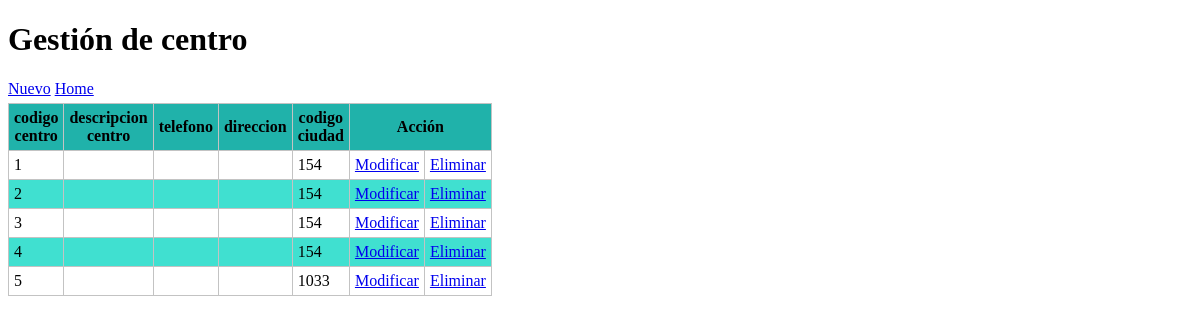
The app's page /centro/index.php with its own data.
### tables this page shows
CREATE TABLE IF NOT EXISTS `centro` (
  `cod_centro` varchar(20) NOT NULL,
  `des_centro` varchar(30) NOT NULL,
  `tel_centro` varchar(30) NOT NULL,
  `dir_centro` varchar(30) NOT NULL,
  `cod_ciudad` varchar(30) NOT NULL,
  PRIMARY KEY (`cod_centro`),
  KEY `cod_ciudad` (`cod_ciudad`)
);

### centro/view/viewClass.php (called while the page is built, shortened)
<?php
class viewCLass {
    static public function renderHTML($view, $args = NULL) {
        include_once 'template/' . $view;
    }
}
?>

### librerias/conexion.php (called while the page is built, shortened)
<?php
class conexion {
    static private $host = 'localhost';
    static private $dbname = 'trabajo',
            $user = 'root',
            $password = '',
            $driver = 'mysql',
            $instance = null;
    static public function getInstance() {
        return self::$instance;
    }
    static private function connect() {
        try {
            $dsn = self::$driver
                    . ':host=' . self::$host
                    . ';dbname=' . self::$dbname;
            self::$instance = new PDO($dsn, self::$user);
            return true;
        } catch (PDOException $e) {
            echo $e->getmessage();
        }
    }
}
?>

### centro/model/modelClass.php (called while the page is built, shortened)
<?php
class modelClass {
    static public function getAll() {
        try {
            $sql = 'SELECT * from centro ';
            return conexion::getinstance()->query($sql)->fetchAll(PDO::FETCH_ASSOC);
        } catch (PDOException $e) {
            return $e;
        }
    }
}
?>

### centro/view/template/index.php (the view, shortened to what this page needs)
<!DOCTYPE html>
<html lang="es">
    <head>
        <link rel="stylesheet" media="screen" href="css/main.css">
    </head>
    <body>
        <h1>Gestión de centro</h1>
        <div id="lnkNuevo">
            <a href="index.php?action=create">Nuevo</a>
             <td> <a href="/mitaller" title="Regresar al inicio">Home</a></td>
        </div>
        <table id="tblContenido">
            <thead>
                <tr>
                    <th>codigo centro</th>
                    <th>descripcion centro</th>
                    <th>telefono</th>
                    <th>direccion</th>
                    <th>codigo ciudad</th>
                    <th colspan="2">Acción</th>
                </tr>
            </thead>
            <tbody>
                <?php foreach ($datos as $row): ?>
                    <tr>
                        <td><?php echo $row['cod_centro']; ?></td>
                        <td><?php echo $row['desc_centro']; ?></td>
                        <td><?php echo $row['tel']; ?></td>
                        <td><?php echo $row['dir']; ?></td>
                        <td><?php echo $row['cod_ciudad']; ?></td>
                        <td><a href="index.php?action=update&amp;id=<?php echo $row['cod_centro'] ?>">Modificar</a></td>
                        <td><a  href="index.php?action=delete&amp;id=<?php echo $row['cod_centro'] ?>">Eliminar</a></td>
                    </tr>
                <?php endforeach ?>
            </tbody>
        </table>
    </body>
</html>

### centro/css/main.css (style rules this page uses)
#lnkNuevo { margin-bottom: 5px; }
#tblContenido { border: solid #c3c3c3 1px; width: 400px; border-spacing: 0px; border-collapse: collapse; }
#tblContenido thead tr th { background-color: #20B2AA; }
#tblContenido tbody tr td, #tblContenido thead tr th { margin: 0px; padding: 0px; border: solid #c3c3c3 1px; padding: 5px; }
#tblContenido tbody tr:nth-child(2n) { background-color: #40E0D0; padding: 10px 0px; }
#tblContenido tbody tr td:last-child, #tblContenido tbody tr td:nth-child(2) { text-align: center; }

### records on screen
centro: cod_centro "1", cod_ciudad "154"
centro: cod_centro "2", cod_ciudad "154"
centro: cod_centro "3", cod_ciudad "154"
centro: cod_centro "4", cod_ciudad "154"
centro: cod_centro "5", cod_ciudad "1033"
